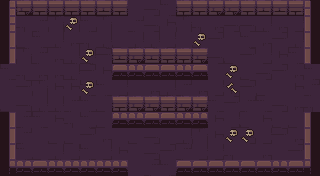

Rendered tile map (Tiled .tmx) drawn with the repository's tilesets; below, a short description and the full map source, tile grids included:
An orthogonal 20x11 tile map with 16x16 px tiles, 6 tile layers (ground, dressing, decor, walls, ...) and 12 objects (5x ENTRY, 5x ENEMY, 2x PROP).

<map version="1.10" tiledversion="1.10.2" orientation="orthogonal" renderorder="right-down" width="20" height="11" tilewidth="16" tileheight="16" infinite="0" nextlayerid="8" nextobjectid="13">
 <tileset firstgid="1" name="dungeon" tilewidth="16" tileheight="16" tilecount="100" columns="10">
  <image source="../../../gfx/tiles/depths/dungeon_tileset.png" width="160" height="160" />
 </tileset>
 <layer id="1" name="ground" width="20" height="11">
  <data encoding="csv">
28,28,19,27,29,9,9,10,19,9,10,27,30,29,19,18,29,19,19,9,
8,30,7,29,29,10,29,19,7,9,18,29,30,27,9,9,8,27,17,29,
20,20,10,8,27,30,8,20,8,8,17,19,20,28,19,10,27,28,8,18,
7,29,7,27,8,8,28,18,9,19,17,9,8,9,20,28,17,18,10,7,
10,30,27,27,8,28,18,19,19,29,30,18,9,19,19,20,9,28,27,10,
19,28,29,18,18,10,10,17,19,27,8,7,27,17,27,28,20,19,18,7,
20,9,8,8,7,10,20,29,29,9,8,30,27,10,28,7,10,9,27,30,
10,7,10,18,30,10,20,29,17,10,27,9,10,18,17,20,18,20,20,18,
28,7,19,20,20,28,27,19,20,9,19,8,29,18,19,9,17,28,27,9,
9,10,20,8,17,10,17,18,19,9,28,7,17,17,30,19,27,19,28,9,
18,27,30,17,29,8,19,28,19,7,10,18,27,19,18,7,19,9,19,7
</data>
 </layer>
 <layer id="2" name="dressing" width="20" height="11">
  <data encoding="csv">
0,0,0,0,0,0,0,0,0,0,0,0,0,0,0,0,0,0,0,0,
0,0,0,0,78,0,0,0,0,0,0,0,0,0,0,0,0,0,0,0,
0,0,0,0,0,0,0,0,0,0,0,0,78,0,0,0,0,0,0,0,
0,0,0,0,0,78,0,0,0,0,0,0,0,0,0,0,0,0,0,0,
0,0,0,0,0,0,0,0,0,0,0,0,0,0,78,0,0,0,0,0,
0,0,0,0,0,78,0,0,0,0,0,0,0,0,69,0,0,0,0,0,
0,0,0,0,0,0,0,0,0,0,0,0,0,0,0,0,0,0,0,0,
0,0,0,0,0,0,0,0,0,0,0,0,0,0,0,0,0,0,0,0,
0,0,0,0,0,0,0,0,0,0,0,0,0,0,78,78,0,0,0,0,
0,0,0,0,0,0,0,0,0,0,0,0,0,0,0,0,0,0,0,0,
0,0,0,0,0,0,0,0,0,0,0,0,0,0,0,0,0,0,0,0
</data>
 </layer>
 <layer id="3" name="decor" width="20" height="11">
  <data encoding="csv">
0,0,0,0,0,0,0,0,0,0,0,0,0,0,0,0,0,0,0,0,
0,0,0,0,0,0,0,0,0,0,0,0,0,0,0,0,0,0,0,0,
0,0,0,0,0,0,0,0,0,0,0,0,0,0,0,0,0,0,0,0,
0,0,0,0,0,0,0,0,0,0,0,0,0,0,0,0,0,0,0,0,
0,0,0,0,0,0,0,0,0,0,0,0,0,0,0,0,0,0,0,0,
0,0,0,0,0,0,0,0,0,0,0,0,0,0,0,0,0,0,0,0,
0,0,0,0,0,0,0,0,0,0,0,0,0,0,0,0,0,0,0,0,
0,0,0,0,0,0,0,0,0,0,0,0,0,0,0,0,0,0,0,0,
0,0,0,0,0,0,0,0,0,0,0,0,0,0,0,0,0,0,0,0,
0,0,0,0,0,0,0,0,0,0,0,0,0,0,0,0,0,0,0,0,
0,0,0,0,0,0,0,0,0,0,0,0,0,0,0,0,0,0,0,0
</data>
 </layer>
 <layer id="4" name="walls" width="20" height="11">
  <data encoding="csv">
1,4,5,5,2,5,3,2,0,0,0,2,5,4,4,2,3,3,2,6,
21,0,0,0,0,0,0,0,0,0,0,0,0,0,0,0,0,0,0,36,
11,0,0,0,0,0,0,0,0,0,0,0,0,0,0,0,0,0,0,16,
31,0,0,0,0,0,0,0,0,0,0,0,0,0,0,0,0,0,0,36,
0,0,0,0,0,0,0,0,0,0,0,0,0,0,0,0,0,0,0,0,
0,0,0,0,0,0,0,0,0,0,0,0,0,0,0,0,0,0,0,0,
0,0,0,0,0,0,0,0,0,0,0,0,0,0,0,0,0,0,0,0,
11,0,0,0,0,0,0,0,0,0,0,0,0,0,0,0,0,0,0,36,
31,0,0,0,0,0,0,0,0,0,0,0,0,0,0,0,0,0,0,36,
31,0,0,0,0,0,0,0,0,0,0,0,0,0,0,0,0,0,0,36,
41,44,45,44,44,43,43,43,0,0,0,42,42,42,42,45,42,44,45,46
</data>
 </layer>
 <layer id="5" name="props" width="20" height="11">
  <data encoding="csv">
0,0,0,0,0,0,0,0,0,0,0,0,0,0,0,0,0,0,0,0,
0,0,0,0,0,0,0,0,0,0,0,0,0,0,0,0,0,0,0,0,
0,0,0,0,0,0,0,0,0,0,0,0,0,0,0,0,0,0,0,0,
0,0,0,0,0,0,0,3,4,3,5,5,4,0,0,0,0,0,0,0,
0,0,0,0,0,0,0,42,44,45,45,43,42,0,0,0,0,0,0,0,
0,0,0,0,0,0,0,0,0,0,0,0,0,0,0,0,0,0,0,0,
0,0,0,0,0,0,0,5,4,4,5,4,4,0,0,0,0,0,0,0,
0,0,0,0,0,0,0,44,43,42,42,43,43,0,0,0,0,0,0,0,
0,0,0,0,0,0,0,0,0,0,0,0,0,0,0,0,0,0,0,0,
0,0,0,0,0,0,0,0,0,0,0,0,0,0,0,0,0,0,0,0,
0,0,0,0,0,0,0,0,0,0,0,0,0,0,0,0,0,0,0,0
</data>
 </layer>
 <layer id="6" name="overhead" width="20" height="11">
  <data encoding="csv">
0,0,0,0,0,0,0,0,0,0,0,0,0,0,0,0,0,0,0,0,
0,0,0,0,0,0,0,0,0,0,0,0,0,0,0,0,0,0,0,0,
0,0,0,0,0,0,0,0,0,0,0,0,0,0,0,0,0,0,0,0,
0,0,0,0,0,0,0,0,0,0,0,0,0,0,0,0,0,0,0,0,
0,0,0,0,0,0,0,0,0,0,0,0,0,0,0,0,0,0,0,0,
0,0,0,0,0,0,0,0,0,0,0,0,0,0,0,0,0,0,0,0,
0,0,0,0,0,0,0,0,0,0,0,0,0,0,0,0,0,0,0,0,
0,0,0,0,0,0,0,0,0,0,0,0,0,0,0,0,0,0,0,0,
0,0,0,0,0,0,0,0,0,0,0,0,0,0,0,0,0,0,0,0,
0,0,0,0,0,0,0,0,0,0,0,0,0,0,0,0,0,0,0,0,
0,0,0,0,0,0,0,0,0,0,0,0,0,0,0,0,0,0,0,0
</data>
 </layer>
 <objectgroup id="7" name="spawns">
  <object id="1" name="UP" type="ENTRY" x="152" y="24" />
  <object id="2" name="DOWN" type="ENTRY" x="152" y="152" />
  <object id="3" name="LEFT" type="ENTRY" x="24" y="88" />
  <object id="4" name="RIGHT" type="ENTRY" x="296" y="88" />
  <object id="5" name="" type="ENTRY" x="168" y="88" />
  <object id="6" name="" type="ENEMY" x="248" y="56" />
  <object id="7" name="" type="ENEMY" x="200" y="88" />
  <object id="8" name="" type="ENEMY" x="248" y="120" />
  <object id="9" name="" type="ENEMY" x="152" y="40" />
  <object id="10" name="" type="ENEMY" x="72" y="120" />
  <object id="11" name="torch" type="PROP" x="56" y="168" />
  <object id="12" name="torch" type="PROP" x="264" y="168" />
 </objectgroup>
</map>
